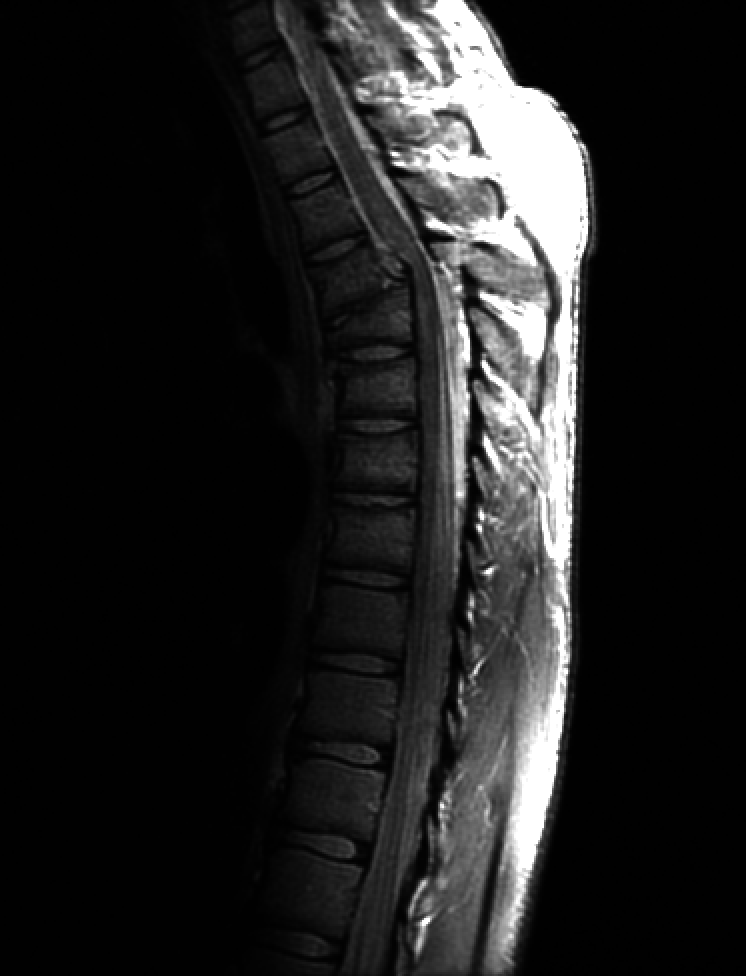
#> input picture data/DIP3E_Original_Images_CH03/Fig0308(a)(fractured_spine).tif, 746 x 976 px, found by its file name
$ python task_03.py
#> lines starting #> are read from the running program, lines starting #| are printed output that depends on the picture; long printed decimals are rounded
import numpy as np
import matplotlib.pyplot as plt
from PIL import Image

def gamma_transformation(array_of_gamma, plot_gammatransformation = True, adabt_range = False, image = None):

#> called with plot_gammatransformation = True, adabt_range = False
    if image == None:
        r = np.arange(0, 256, step = 1)
    else:
        r = np.array(image)

    return_image = []

    for gamma in array_of_gamma:

        if adabt_range == True:
            #c = 255/np.amax(r**gamma)
            #error here: c = 255**(1-gamma) !!!
            c = 255**(1-gamma)
        elif adabt_range == False:
            c = 1

        s = c*r**gamma
        return_image.append(s)

        print("\nGammavalue: {}".format(gamma))
        print("Range for r: ({}, {})".format(np.amin(r), np.amax(r)))
        print("Range for s: ({}, {})".format(np.amin(s), np.amax(s)))

        plt.plot(r, s, label = "$\gamma$ = {}".format(gamma))

    if plot_gammatransformation == True:
        plt.legend(loc = "best")
        plt.show()
#> figure, not shown here; curve peaks at x = 255, y = 27.79; curve peaks at x = 255, y = 9.18; curve peaks at x = 255, y = 5.27
    else:
        plt.close()

    if image != None:
        return(return_image)

    pass

# Task 3a
print("\n Task 3a")

gamma = [0.6,0.4,0.3,0.1]

gamma_transformation(gamma, plot_gammatransformation = True, adabt_range = False)

image = Image.open("data\DIP3E_Original_Images_CH03\Fig0308(a)(fractured_spine).tif")
#> image is the input picture: PIL image 746x976 L; min 0, max 255, mean 32.6

transformed_image = gamma_transformation(gamma, plot_gammatransformation = False, adabt_range = False, image = image)
#> call 2 of gamma_transformation, with plot_gammatransformation = False, adabt_range = False
#> the loop in gamma_transformation (call 2), `for gamma in array_of_gamma: ` made 4 passes
#| Range for r: (0, 255)
#| Range for s: (0.0, 27.792)
#| Range for r: (0, 255)
#| Range for s: (0.0, 9.175)
#| Range for r: (0, 255)
#| Range for s: (0.0, 5.272)
#| Range for r: (0, 255)
#| Range for s: (0.0, 1.740)
#> pass 1, in gamma_transformation (call 2), `s = c*r**gamma`:
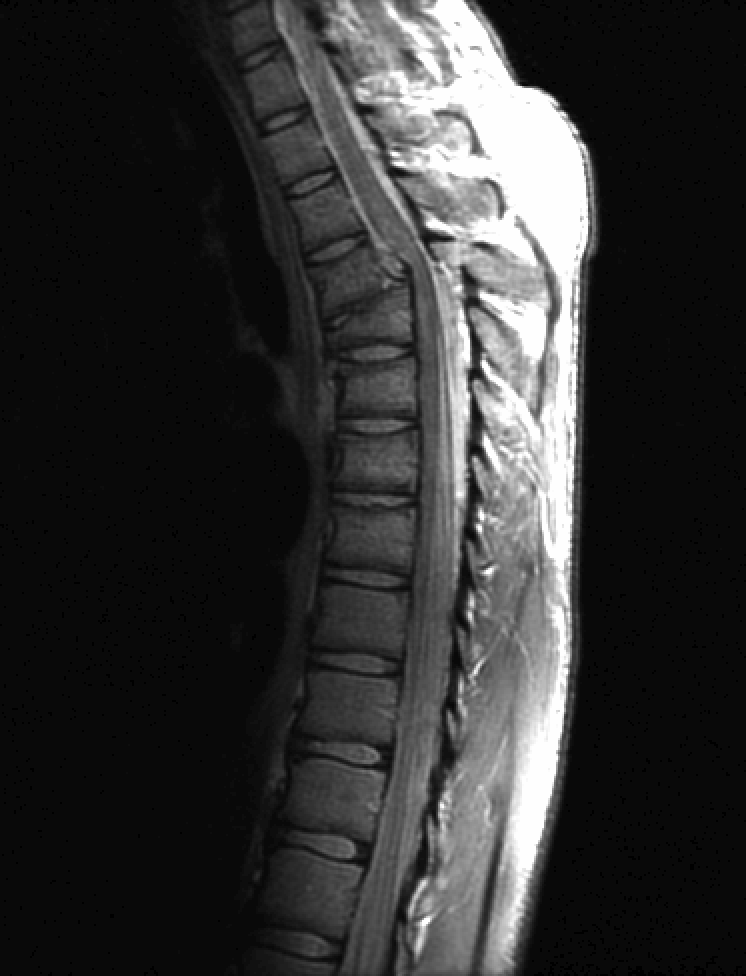
#> s: shape (976, 746) float64; min 0, max 27.79, mean 5.5; drawn with min black and max white
#> pass 2, in gamma_transformation (call 2), `s = c*r**gamma`:
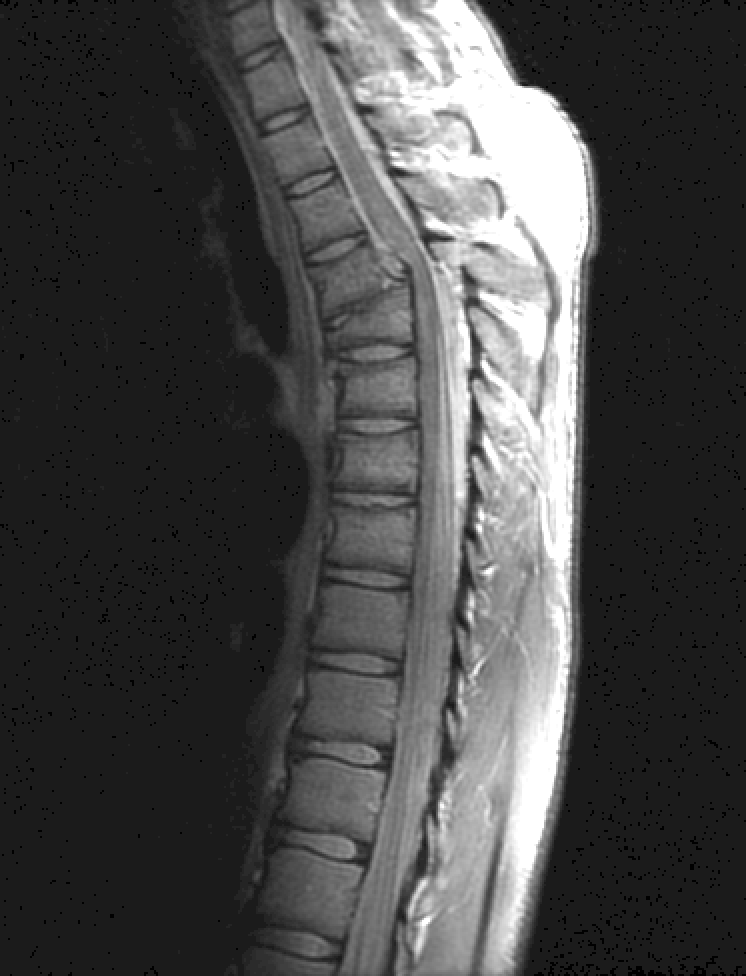
#> s: shape (976, 746) float64; min 0, max 9.18, mean 2.6; drawn with min black and max white
#> pass 3, in gamma_transformation (call 2), `s = c*r**gamma`:
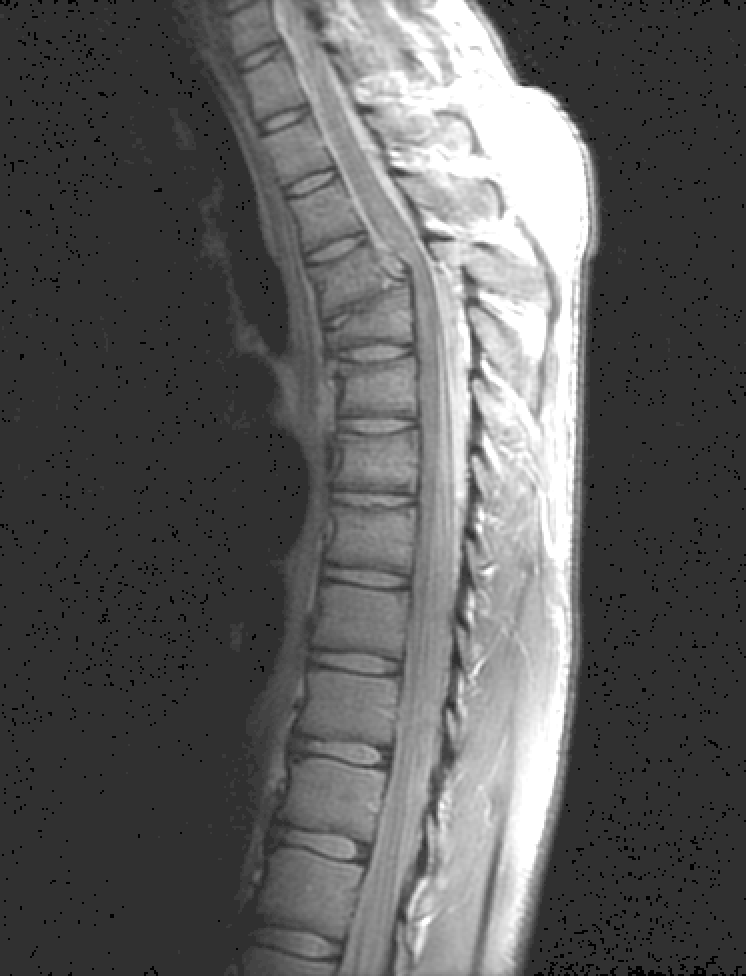
#> s: shape (976, 746) float64; min 0, max 5.27, mean 1.91; drawn with min black and max white
#> after the loop in gamma_transformation (call 2), `for gamma in array_of_gamma:`:
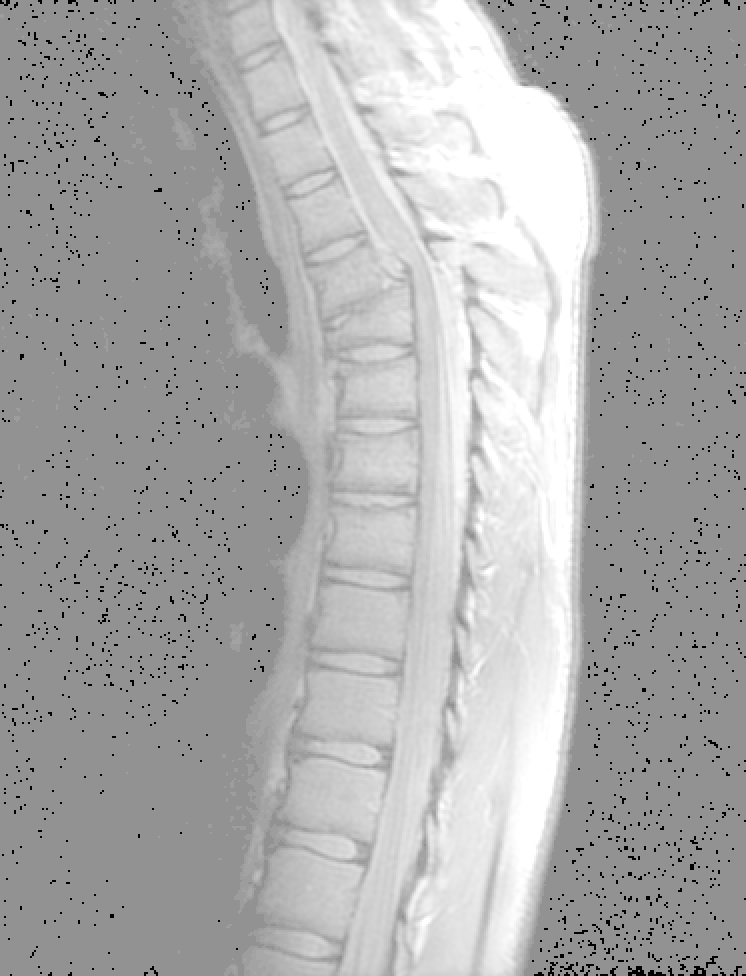
#> s: shape (976, 746) float64; min 0, max 1.74, mean 1.17; drawn with min black and max white
#> after the loop in gamma_transformation (call 2), `for gamma in array_of_gamma:`: return_image = 4 items
#> in gamma_transformation (call 2), `plt.close()`:
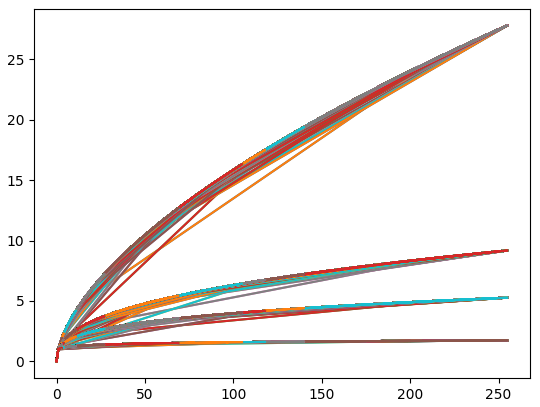
#> figure drawn by matplotlib, 1 panel
#> transformed_image = 4 items

fig, axes = plt.subplots(nrows=1, ncols=len(gamma)+1, figsize=(8, 5))
axes[0].imshow(image, cmap = "gray", vmin=0, vmax=255)
axes[0].set_title("Original")
for i, gamma in enumerate(gamma):
    axes[i+1].imshow(transformed_image[i], cmap = "gray", vmin=0, vmax=255)
    axes[i+1].set_title("$\gamma$ = {}".format(gamma))
#> this loop made 4 passes
#> gamma on passes 1 to 4: 0.6, 0.4, 0.3, 0.1
fig.tight_layout()
plt.show()


# Task 3b
print("\n Task 3b")

gamma = [0.6,0.4,0.3]

gamma_transformation(gamma, plot_gammatransformation = True, adabt_range = True)
#> call 3 of gamma_transformation, with plot_gammatransformation = True, adabt_range = True
#> in gamma_transformation (call 3), `r = np.arange(0, 256, step = 1)`: r = 256 values from 0 to 255
#> the loop in gamma_transformation (call 3), `for gamma in array_of_gamma: ` made 3 passes
#| Range for r: (0, 255)
#| Range for s: (0.0, 255.000)
#| Range for r: (0, 255)
#| Range for s: (0.0, 255.000)
#| Range for r: (0, 255)
#| Range for s: (0.0, 255.000)
#> after the loop in gamma_transformation (call 3), `for gamma in array_of_gamma:`: return_image = 3 items
#> in gamma_transformation (call 3), `plt.show()`:
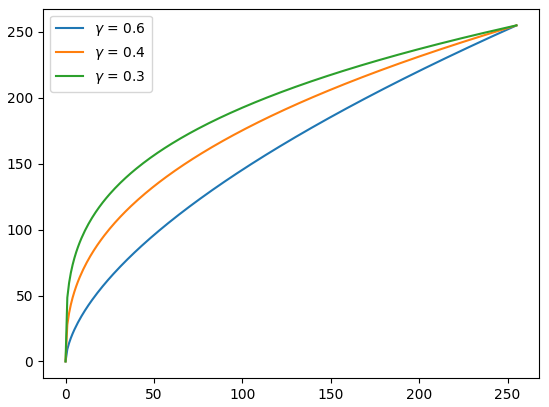
#> figure drawn by matplotlib, 1 panel; curve peaks at x = 255, y = 255; curve peaks at x = 255, y = 255; curve peaks at x = 255, y = 255

transformed_image = gamma_transformation(gamma, plot_gammatransformation = False, adabt_range = True, image = image)
#> call 4 of gamma_transformation, with plot_gammatransformation = False, adabt_range = True
#> the loop in gamma_transformation (call 4), `for gamma in array_of_gamma: ` made 3 passes
#| Range for r: (0, 255)
#| Range for s: (0.0, 255.000)
#| Range for r: (0, 255)
#| Range for s: (0.0, 255.000)
#| Range for r: (0, 255)
#| Range for s: (0.0, 255.000)
#> in gamma_transformation (call 4), `plt.close()`:
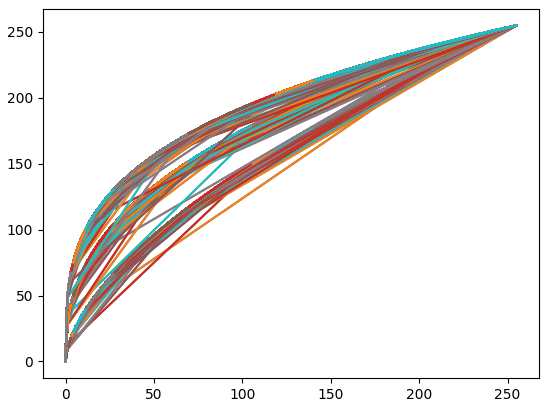
#> figure drawn by matplotlib, 1 panel
#> transformed_image = 3 items

fig, axes = plt.subplots(nrows=1, ncols=len(gamma)+1, figsize=(8, 5))
axes[0].imshow(image, cmap = "gray", vmin=0, vmax=255)
axes[0].set_title("Original")
for i, gamma in enumerate(gamma):
    axes[i+1].imshow(transformed_image[i], cmap = "gray", vmin=0, vmax=255)
    axes[i+1].set_title("$\gamma$ = {}".format(gamma))
#> this loop made 3 passes

fig.tight_layout()
plt.show()
